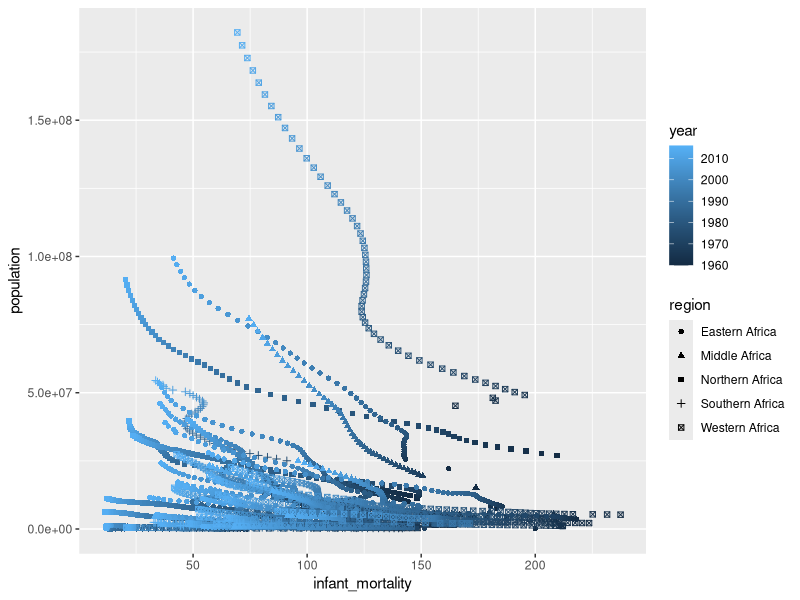
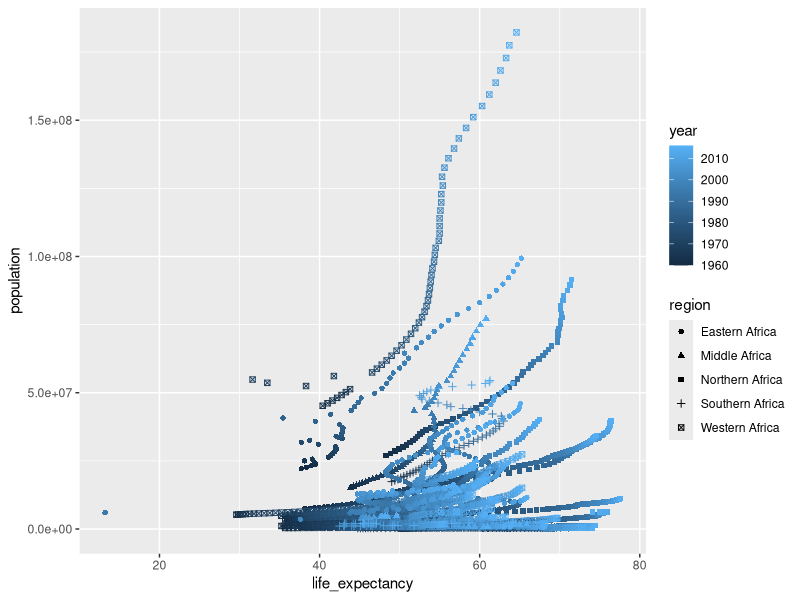
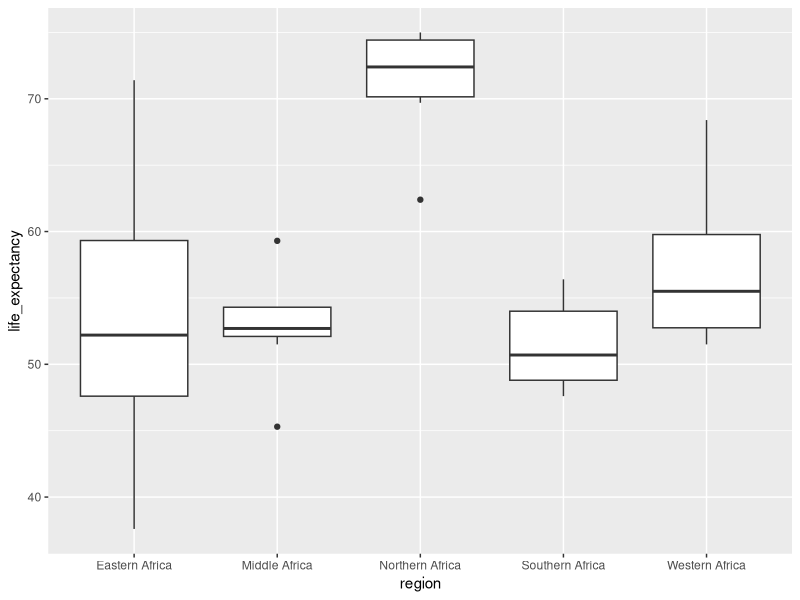

R code for these plots, in order:
## ---- chunk 1
library(dslabs)
#library(gapminder)
library(tidyverse)
#summary(data(gapminder))
### above is what caused my weird data

#look at help files for gapminder
help(gapminder)
#overview of data structure
str(gapminder)
#summary of data
summary(gapminder)
#determine type of object gapminder is
class(gapminder)

## ---- chunk 2
library(tidyverse)
library(dplyr)
## ---- chunk 3
africadata<-gapminder%>%
  filter(continent=="Africa")
## ---- chunk 4
str(africadata)
summary(africadata)
class(africadata)
## ---- chunk 5
Ainfant_mortality<-africadata%>%
  select(infant_mortality)
str(Ainfant_mortality)
summary(Ainfant_mortality)
Alife_expectancy<-africadata%>%
  select(life_expectancy)
str(Alife_expectancy)
summary(Alife_expectancy)
## ---- chunk 6
africadata%>%
  ggplot(aes(infant_mortality, population))+
  geom_point(aes(color=year, shape=region))
## ---- chunk 7
africadata%>%
  ggplot(aes(life_expectancy, population))+
  geom_point(aes(shape=region, color=year))
## ---- chunk 8
summary(africadata$year)
## ---- chunk 9
africadata%>%
  select(year, infant_mortality)%>%
  filter(is.na(infant_mortality))%>%
  count(year)
## ---- chunk 10
AD2K<-africadata%>%
  filter(year=="2000")

summary(AD2K)
str(AD2K)

## ---- chunk 11
Fit1<- lm(AD2K$life_expectancy~AD2K$infant_mortality)
summary(Fit1)
## ---- chunk 12
Fit2<- lm(AD2K$life_expectancy~AD2K$population)
summary(Fit2)

## ---- chunk 13
 
ggplot(AD2K, aes(x= region, y = life_expectancy)) +
  geom_boxplot() 
## ---- chunk 14
fit3 = lm(life_expectancy ~ gdp, data= AD2K)
summary(fit3)
## ---- chunk 15
fit4 = lm(life_expectancy~ infant_mortality + region , data = AD2K)
summary(fit4)
